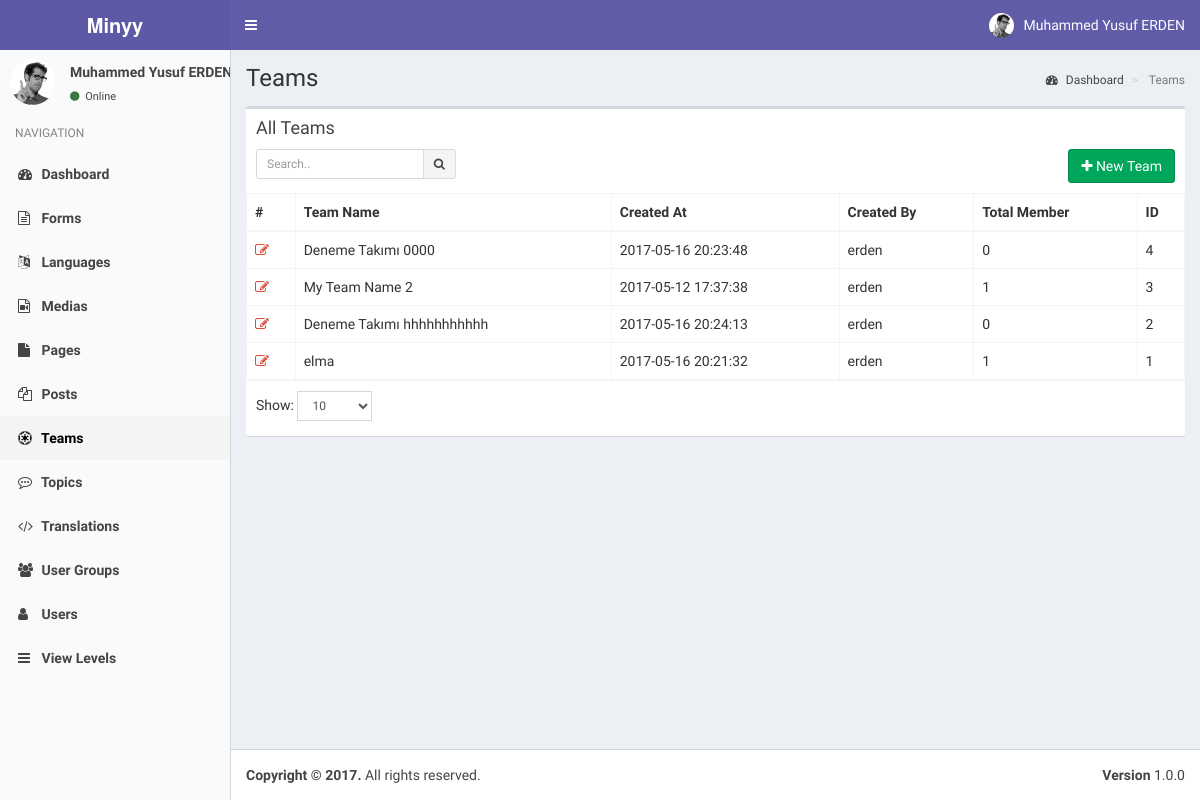
Page /index.php?controller=module&action=teams (signed in) on the committed database.
### tables this page shows
CREATE TABLE IF NOT EXISTS `users` (
  `pk_user_id` int(11) NOT NULL AUTO_INCREMENT,
  `username` varchar(50) NOT NULL,
  `password` varchar(50) NOT NULL,
  `email` varchar(75) NOT NULL,
  `last_visit` timestamp NOT NULL DEFAULT CURRENT_TIMESTAMP,
  `fullname` varchar(50) DEFAULT NULL,
  `registration_date` timestamp NULL DEFAULT CURRENT_TIMESTAMP,
  PRIMARY KEY (`pk_user_id`)
);

CREATE TABLE IF NOT EXISTS `modules` (
  `pk_module_id` int(11) NOT NULL AUTO_INCREMENT,
  `name` varchar(20) NOT NULL,
  `icon` varchar(30) DEFAULT NULL,
  `module_key` varchar(20) NOT NULL,
  `does` text,
  `params` text,
  PRIMARY KEY (`pk_module_id`)
);

CREATE TABLE IF NOT EXISTS `teams` (
  `pk_team_id` int(11) NOT NULL AUTO_INCREMENT,
  `name` varchar(255) NOT NULL,
  `description` text,
  `created_at` datetime NOT NULL DEFAULT CURRENT_TIMESTAMP,
  `created_by` int(11) DEFAULT NULL,
  `params` json DEFAULT NULL,
  PRIMARY KEY (`pk_team_id`),
  KEY `created_by` (`created_by`) USING BTREE
);

### helpers/view_helper.php (called while the page is built, shortened)
<?php
class ViewHelper
{
    private static $__layout='public';
    public static function getView($viewFolder,$viewFile){
        Functions::requireFile('views/'.$viewFolder,$viewFile.'.php');
    }
    public static function setLayout($layout){
        self::$__layout=$layout;
    }
    public static function getHeader(){
        require_once('views/'.self::$__layout.'_header.php');
    }
}
?>

### controllers/teams_controller.php (called while the page is built, shortened)
<?php
class TeamsController implements ModuleInterface
{
    public static function getList($params=array()) {
        $search_term=isset($_GET['search_term']) ? Functions::clearString($_GET['search_term']) : "";
        $order_by=isset($_GET['order_by']) && !empty($_GET['order_by']) ? strtolower(Functions::clearString($_GET['order_by'])) : "id";
        $order_dir=isset($_GET['order_dir']) && !empty($_GET['order_dir']) ? strtolower(Functions::clearString($_GET['order_dir'])) : "desc";
        $limit=isset($_GET['limit']) && !empty($_GET['limit']) ? (int) Functions::clearString($_GET['limit']) : 20;
        $page=isset($_GET['page']) && !empty($_GET['page']) ? (int) Functions::clearString($_GET['page']) : 1;
        $offset=($page-1)*$limit;
        $params=[
            "search_term"=>$search_term,
            "order_by"=>$order_by,
            "order_dir"=>$order_dir,
            "limit"=>$limit,
            "offset"=>$offset
        ];
        $objList = Teams::getObjList($params);
        ViewHelper::getView('teams','teams');
    }
}
?>

### index.php (called while the page is built, shortened)
<?php
require_once('helpers/view_helper.php');
require_once('helpers/functions_helper.php');
require_once('helpers/module_helper.php');
require_once('models/users_model.php');
require_once('models/view_levels_model.php');
require_once('models/teams_model.php');
require_once('routes.php');

### models/users_model.php (called while the page is built, shortened)
<?php
class Users implements DatabaseObject {
    public $groups;
    public function __construct($pk_user_id,$username,$password,$email,$last_visit,$fullname,$registration_date){
        $this->fullname=$fullname;
        $this->groups=$this->getUserGroups($pk_user_id);
        $this->modules=$this->getUserModules($pk_user_id);
    }
    public static function getObj($id){
        try{
            $db = Db::getInstance();
            $id = intval($id);
            $req = $db->prepare('SELECT * FROM users WHERE pk_user_id = :pk_user_id');
            $req->execute(array('pk_user_id' => $id));
            $obj = $req->fetch();
            if($obj){
                return new Users( $obj['pk_user_id'],
                                    $obj['username'],
                                    $obj['password'],
                                    $obj['email'],
                                    $obj['last_visit'],
                                    $obj['fullname'],
                                    $obj['registration_date']);
            }
            else{
                return [];
            }
        }
        catch (PDOException $e){
            return $e->getMessage();
        }
    }
    public function getUserGroups($id){
        try{
            $db = Db::getInstance();
            $id = intval($id);
            $req = $db->prepare('SELECT * FROM user_usergroup_map WHERE pk_user_id = :pk_user_id');
            $req->execute(array('pk_user_id' => $id));
            $list=[];
            foreach($req->fetchAll() as $obj) {
                $list[]= $obj['pk_group_id'];
            }
            return $list;
        }
        catch (PDOException $e){
            return $e->getMessage();
        }
    }
    public function getUserModules(){
        $modules=[];
        $params=[
            "search_term"=>"",
            "order_by"=>"name",
            "order_dir"=>"asc",
            "limit"=>"1000",
            "offset"=>"0"
        ];
        $viewLevels=ViewLevels::getObjList($params);
        foreach($viewLevels as $viewObj){
            $voGroups=json_decode($viewObj->groups);
            $voModules=json_decode($viewObj->modules,true);
            foreach($this->groups as $uoGroup){
                if(in_array($uoGroup,$voGroups)){
                    $keys = array_keys($voModules);
                    foreach($keys as $key){
                        if(array_key_exists($key,$modules)){
                            $temp=array_merge($modules[$key],$voModules[$key]);
                            $modules[$key]=array_unique($temp);
                        }
                        else{
                            $modules[$key]=$voModules[$key];
                        }
                    }
                }
            }
        }
        ksort($modules);
        return $modules;
    }
}

### models/view_levels_model.php (called while the page is built, shortened)
<?php
class ViewLevels implements DatabaseObject {
    public static function getObjList($params){
        $list = [];
        $order_dirs=array("desc","asc");
        $key=array_search($params["order_dir"],$order_dirs);
        $order_dir=$order_dirs[($key) ? $key : 0];
        $order_columns=array("pk_view_level_id", "title");
        $key=array_search($params["order_by"],$order_columns);
        $order_by=$order_columns[($key) ? $key : 0];
        $limit=$params["limit"] ? $params["limit"] : "20";
        $offset=$params["offset"] ? $params["offset"] : "0";
        $query="SELECT * FROM view_levels";
        $query.=" ORDER BY $order_by $order_dir LIMIT :offset , :limit";
        $db = Db::getInstance();
        $req = $db->prepare($query);
        $req->bindValue(':limit', intval($limit), PDO::PARAM_INT);
        $req->bindValue(':offset', intval($offset), PDO::PARAM_INT);
        $req->execute();
        foreach($req->fetchAll() as $obj) {
            $list[] = new ViewLevels( $obj['pk_view_level_id'],
                                $obj['title'],
                                $obj['groups'],
                                $obj['modules']);
        }
        return $list;
    }
}

### helpers/module_helper.php (called while the page is built, shortened)
<?php
class ModuleHelper
{
    public static function getModules(){
        try{
            $db = Db::getInstance();
            $req = $db->prepare('SELECT * FROM modules');
            $req->execute();
            $res=$req->fetchAll(PDO::FETCH_ASSOC);
            $returnArray=[];
            foreach($res as $obj){
                $returnArray[$obj['module_key']]=$obj;
            }
            return $returnArray;
        }
        catch(PDOException $e){
            return [];
            var_dump($e);
            die('Die...');
        }
    }
}
?>

### models/teams_model.php (called while the page is built, shortened)
<?php
    class Teams implements DatabaseObject{
        public function __construct($pk_team_id, $name, $description , $created_at, $created_by,$created_by_username,$member_count){
            $this->pk_team_id = $pk_team_id;
            $this->name = $name;
            $this->created_at  = $created_at;
            $this->created_by_username = $created_by_username;
            $this->member_count = $member_count;
        }
        public static function getObjList($params){
            $list = [];
            $order_dirs=array('desc','asc');
            $key=array_search($params['order_dir'],$order_dirs);
            $order_dir=$order_dirs[($key) ? $key : 0];
            $order_columns=array('pk_team_id','name','description', 'created_at', 'created_by');
            $key=array_search($params['order_by'],$order_columns);
            $order_by=$order_columns[($key) ? $key : 0];
            $limit=$params['limit'] ? $params['limit'] : '20';
            $offset=$params['offset'] ? $params['offset'] : '0';
            $query='SELECT t.*,u.username, (SELECT COUNT(tm.pk_team_member_id) FROM minyy.team_members AS tm WHERE tm.team_id=t.pk_team_id) AS \'member_count\' FROM minyy.teams as t LEFT JOIN minyy.users as u on t.created_by=u.pk_user_id';
            $query.=" ORDER BY $order_by $order_dir LIMIT :offset , :limit";
            $db = Db::getInstance();
            $req = $db->prepare($query);
            $req->bindValue(':limit', intval($limit), PDO::PARAM_INT);
            $req->bindValue(':offset', intval($offset), PDO::PARAM_INT);
            $req->execute();
            foreach($req->fetchAll() as $obj) {
                $list[] = new Teams( $obj['pk_team_id'],
                                    $obj['name'],
                                    $obj['description'],
                                    $obj['created_at'],
                                    $obj['created_by'],
                                    $obj['username'],
                                    $obj['member_count']);
            }
            return $list;
        }
    }
?>

### views/teams/teams.php (the view, shortened to what this page needs)
<?php ViewHelper::getHeader(); ?>
<?php
    global $objList;
    global $params;
?>
<section class="content-header">
    <h1>
    </h1>
    <ol class="breadcrumb">
    <li><a href="index.php"><i class="fa fa-dashboard"></i> <?php T::__("Dashboard"); ?></a></li>
    <li class="active"> <?php T::__("Teams"); ?></li>
    </ol>
</section>
<section class="content">
    <div class="row">
    <div class="col-xs-12">
        <div class="box">
        <div class="box-header">
            <h3 class="box-title"><?php T::__("All Teams"); ?></h3>
            <div class="box-toolbox">
            <form id="search-form">
            <div class="input-group input-group-sm pull-left search-form">
                <input type="text" name="table_search" class="form-control pull-right" placeholder="<?php T::__("Search.."); ?>" <?php echo !empty(Functions::getUrlVariableValue("search_term")) ? "value='".htmlspecialchars(urldecode(Functions::getUrlVariableValue("search_term")))."'" : ""; ?> />
                <div class="input-group-btn">
                <button type="submit" class="btn btn-default"><i class="fa fa-search"></i></button>
                </div>
            </div>
            </form>
            <button type="button" data-toggle="openModal" data-target="#addTeamModal" class="btn btn-success pull-right">
                <i class="fa fa-plus"></i> <?php T::__("New Team"); ?>
            </button>
            </div>
        </div>
        <div class="box-body table-responsive no-padding">
            <table class="table table-hover table-bordered">
                <thead>
                    <tr>
                        <th>#</th>
                        <th><?php T::__("Team Name"); ?></th>
                        <th><?php T::__("Created At"); ?></th>
                        <th><?php T::__("Created By"); ?></th>
                        <th><?php T::__("Total Member"); ?></th>
                        <th><?php T::__("ID"); ?></th>
                    </tr>
                </thead>
                <tbody style="cursor: pointer;">
                <?php $i=$params['offset']+1; foreach($objList as $team): ?>
                <tr data-id="<?php echo $team->pk_team_id; ?>">
                    <td><a data-toggle="tooltip" title="Düzenle" class="text-red" href="index.php?controller=module&action=teams&do=edit&id=<?php echo $team->pk_team_id; ?>"><i class="fa fa-edit"></i></a></td>
                    <td class="has-link"><?php echo $team->name; ?></td>
                    <td class="has-link"><?php echo $team->created_at; ?></td>
                    <td class="has-link"><?php echo $team->created_by_username; ?></td>
                    <td class="has-link"><?php echo $team->member_count; ?></td>
                    <td class="has-link"><?php echo $team->pk_team_id; ?></td>
                </tr>
                <?php endforeach; ?>
                </tbody>
            </table>
        </div>
        <div class="box-footer clearfix">
            <div class="table-length dataTables_length pull-left">
                <label><?php T::__("Show:"); ?>
                    <select name="limit" class="form-control input-sm">
                    <option value="10" <?php echo Functions::getUrlVariableValue("limit")=="10" ? "selected" : ""; ?>>10</option>
                    </select>
                </label>
            </div>
        </div>
        </div>
    </div>
    </div>
</section>

### views/static/header.php (shortened to what this page needs)
<?php
global $currentUser;
?>
<a href="index.php" class="logo">
    <span class="logo-lg"><b>Minyy</b></span>
</a>
<nav class="navbar navbar-static-top">
    <a href="#" class="sidebar-toggle" data-toggle="offcanvas" role="button">
    </a>
    <div class="navbar-custom-menu">
    <ul class="nav navbar-nav">
        <li class="dropdown user user-menu">
        <a href="#" class="dropdown-toggle" data-toggle="dropdown">
            <img src="assets/img/user2-160x160.jpg" class="user-image" alt="User Image">
            <span class="hidden-xs"><?php echo $currentUser->fullname; ?></span>
        </a>
            </li>
        </ul>
    </div>
</nav>

### views/static/sidebar.php
<?php
global $currentUser;
global $MODULES;
?>
<section class="sidebar">
    <div class="user-panel">
    <div class="pull-left image">
        <img src="assets/img/user2-160x160.jpg" class="img-circle" alt="User Image">
    </div>
    <div class="pull-left info">
        <p><?php echo $currentUser->fullname; ?></p>
        <a href="#"><i class="fa fa-circle text-success"></i> <?php echo T::__('Online'); ?></a>
    </div>
    </div>
    <ul class="sidebar-menu">
    <li class="header"><?php echo T::__('NAVIGATION'); ?></li>
    <?php
    foreach($currentUser->modules as $module=>$moduleProps):
    ?>
    <li class="<?php echo Functions::isActive($module); ?>">
        <a href="index.php?controller=module&action=<?php echo $module; ?>"><i class="fa <?php echo $MODULES[$module]["icon"]; ?>"></i> <?php echo $MODULES[$module]["name"]; ?></a>
    </li>
    <?php endforeach; ?>
    </ul>
</section>

### assets/css/style.css (style rules this page uses)
.box-toolbox::after { display: block; clear: both; content: ""; }
.box-toolbox .search-form { max-width: 200px; }
.box-toolbox { margin-top: 10px; }

### rows in the picture
users: fullname "Muhammed Yusuf ERDEN", fullname "Muhammed Yusuf…"
modules: name "Dashboard"
modules: name "Forms"
modules: name "Languages"
modules: name "Medias"
modules: name "Pages"
modules: name "Posts"
modules: name "Teams"
modules: name "Topics"
modules: name "Translations"
modules: name "User Groups"
modules: name "Users"
modules: name "View Levels"
teams: name "Deneme Takımı 0000", created_at "2017-05-16 20:23:48", created_by.username "erden", member_count "0", pk_team_id "4"
teams: name "My Team Name 2", created_at "2017-05-12 17:37:38", created_by.username "erden", member_count "1", pk_team_id "3"
teams: name "Deneme Takımı hhhhhhhhhhh", created_at "2017-05-16 20:24:13", created_by.username "erden", member_count "0", pk_team_id "2"
teams: name "elma", created_at "2017-05-16 20:21:32", created_by.username "erden", member_count "1", pk_team_id "1"

### other values in the picture
$text "Online NAVIGATION Teams Dashboard Teams All Teams New Team Team Name Created At Created By Total Member ID Show:"
